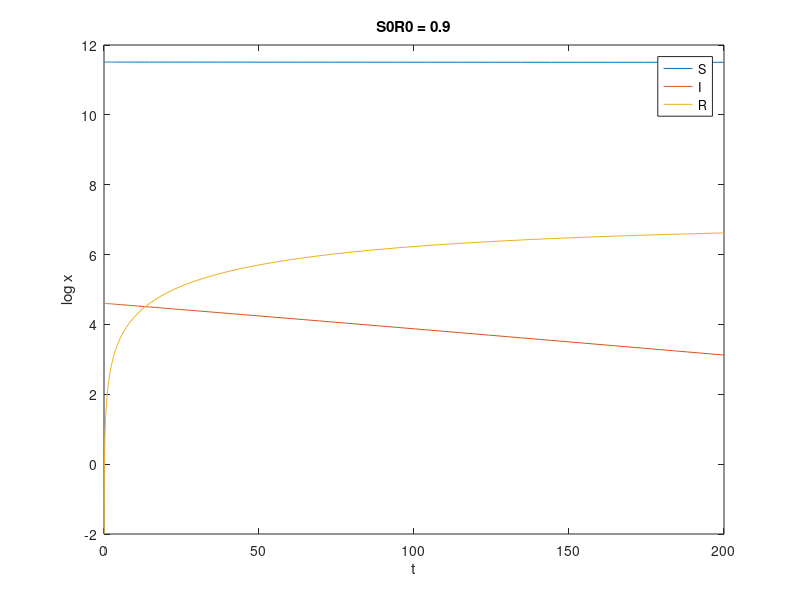

The MATLAB script that drew this image:
function sir
    n = 10^5;
    I0 = 100;
    S0 = n - I0;
    R0 = 0;
    
    [t,x] = ode45(@odept, [0 200], [S0; I0; R0]);
    subplot(1,1,1);
    plot(t, log(x(:,1)))
    hold on
    plot(t, log(x(:,2)))
    plot(t, log(x(:,3)))
    legend('S', 'I', 'R')
    xlabel('t')
    ylabel('log x')
    title('S0R0 = 0.9')
    hold off;
end

function fx = odept(t,x)
    n = 10^5;
    I0 = 100;
    S0 = n - I0;
    gamma = 0.0714286;
    S0R0 = 0.9;
    beta = S0R0 * gamma/S0;
    fx = [-beta*x(1)*x(2); beta*x(1)*x(2) - gamma*x(2); gamma*x(2)];
end